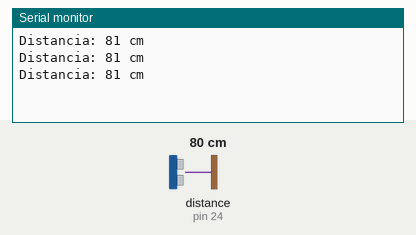
This sketch was run on a simulated Arduino Mega 2560, built with avr-gcc and run on an emulated ATmega2560. Parts: the last lines printed to the serial monitor. The test bench sets the inputs (shaded band); at power-on: distance to the obstacle (sensor on pin 24) 80 cm.

Above: at 1.3 s.
1.4 s: distance to the obstacle (sensor on pin 24) set to 198 cm
At 1.9 s:
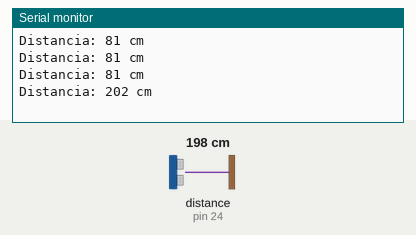
2.9 s: distance to the obstacle (sensor on pin 24) set to 204 cm
At 3.5 s:
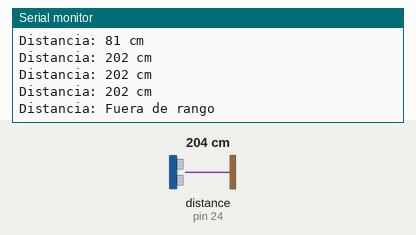

Measured:
- the behaviour switches between 200 and 201 cm on distance to the obstacle (sensor on pin 24) (found by bisection; images 1 and 2)
- after the input at 1.4 s, the serial monitor: prints a new line after 0.13 s (image 1)
- after the input at 2.9 s, the serial monitor: prints a new line after 0.17 s (image 2)

The sketch:

prueba_sonar.ino
```cpp
#include <NewPing.h>

#define US_PIN_1 22
#define US_PIN_2 24
#define US_PIN_3 26
#define US_PIN_4 28
#define US_PIN_5 30
#define US_PIN_6 32
#define US_PIN_7 34
#define US_PIN_8 36
#define US_PIN_9 38
#define US_PIN_10 40
#define US_PIN_11 42
#define US_PIN_12 44

#define ULTRASONIC_PIN US_PIN_2

#define MAX_DISTANCE 200  // Distancia máxima en cm que el sensor puede medir

// Crear un objeto NewPing con un solo pin
NewPing sonar(ULTRASONIC_PIN, ULTRASONIC_PIN, MAX_DISTANCE);

void setup() {
  Serial.begin(115200);
}

void loop() {
  // Obtener la distancia en cm
  unsigned int distance = sonar.ping_cm();

  // Imprimir la distancia
  Serial.print("Distancia: ");
  if (distance == 0) {
    Serial.println("Fuera de rango");
  } else {
    Serial.print(distance);
    Serial.println(" cm");
  }

  delay(500);  // Esperar medio segundo antes de la siguiente medición
}
```
